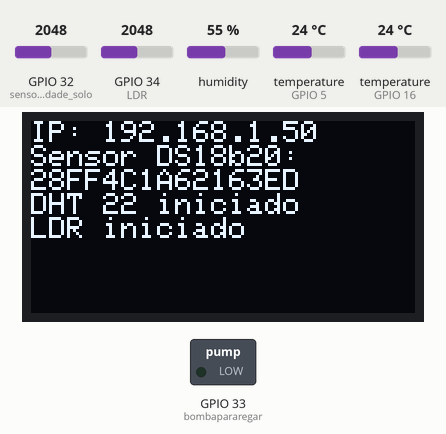
The sketch below on a simulated ESP32. Parts: 128×64 one-colour display, switched loads named in the sketch (green lamp = pin HIGH). Inputs (shaded band) come from the test bench; at power-on: GPIO 32 (sensor_humidade_solo) = 2048, GPIO 34 (LDR) = 2048, humidity 55 %, temperature (sensors on GPIO 5, GPIO 16) 24 °C. WiFi joins after 1.5 s; servers stay silent unless stated; the local clock reads 2024-03-15 10:24:30 at power-on unless the sketch sets it; no MQTT or app messages arrive unless stated; what the sketch prints to the serial monitor is not drawn.

Above: at 1.6 s.
At 7.0 s:
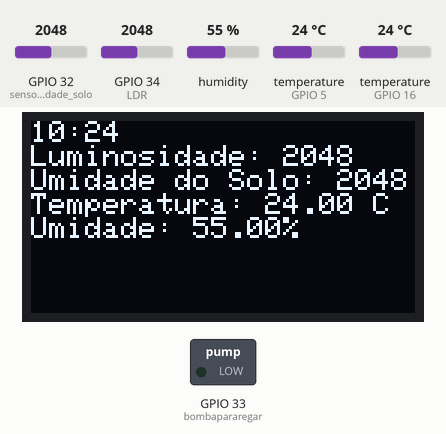
7.1 s: GPIO 32 (sensor_humidade_solo) set to 2951
At 9.4 s:
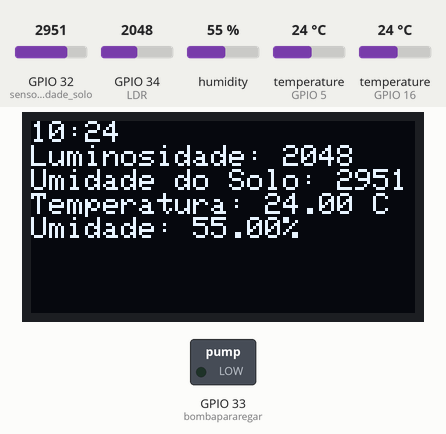
9.7 s: GPIO 32 (sensor_humidade_solo) set to 3040
At 12.1 s:
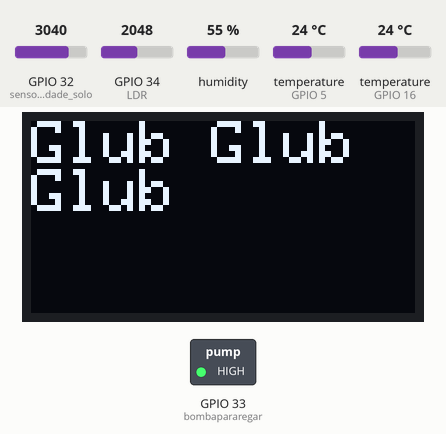
Timing chart, 0 to 13.6 s (numbered marks = the images above; inputs shaded):
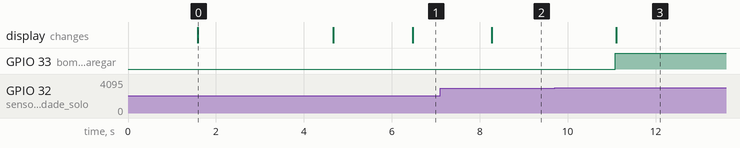

The sketch:

firmeware_final.ino
```cpp
//libs necessarias
#include "DHT.h"
#include <OneWire.h>
#include <DallasTemperature.h>
#include <Wire.h>
#include <Adafruit_GFX.h>
#include <Adafruit_SSD1306.h>
#include <WiFi.h>
#include "time.h"
#include <PubSubClient.h>
//-----------------------------------------------------------------------------------------------------------------//
//Relé para a bomba
#define bombapararegar 33
//----------------------------------------------------------------------------------------------------------------//
// Sensor DHT11
#define dhtpin 5
#define DHTTYPE DHT11
DHT dht(dhtpin, DHTTYPE,15);
//----------------------------------------------------------------------------------------------------------------//
//Sensor de temperatura DS18b20
#define sensor 16
OneWire onewire(sensor);
DallasTemperature sensors(&onewire);
DeviceAddress sensor1;
//---------------------------------------------------------------------------------------------------------------//
//LDR para incidencia
#define LDR 34
//---------------------------------------------------------------------------------------------------------------//
// Monitor Oled SSD1306 yellow and blue
#define SCREEN_WIDTH 128
#define SCREEN_HEIGHT 64
#define endereco_do_display 0x3C
#define OLED_RESET -1
Adafruit_SSD1306 display(SCREEN_WIDTH, SCREEN_HEIGHT, &Wire, OLED_RESET);
//--------------------------------------------------------------------------------------------------------------//
//WIFI
const char* ssid       = "SEU_SSID";
const char* password   = "SUA_SENHA";
WiFiClient wifiClient;
//--------------------------------------------------------------------------------------------------------------//
//RTC  do esp32
const char* ntpServer = "pool.ntp.org";
const long  gmtOffset_sec = -3*3600;
const int   daylightOffset_sec = 0;
//-------------------------------------------------------------------------------------------------------------//
//Sensor de umidade do solo
#define sensor_humidade_solo 32
//-------------------------------------------------------------------------------------------------------------//
//MQTT Client
#define ID_MQTT  "espcuidador"
const char* BROKER_MQTT = "test.mosquitto.org";
int BROKER_PORT = 1883;
PubSubClient MQTT(wifiClient);

void setup() {
  // put your setup code here, to run once:
  Serial.begin(115200);
  pinMode(bombapararegar,OUTPUT);
  inicia_dht();
  inicia_sensor_temp();
  start_wifi();
  set_horario();
  set_display();
  set_MQTT();


}

void loop() {
  // put your main code here, to run repeatedly:
  delay(1000);
  if(get_umidade_solo() >3000){
    rega_planta();
  }
  mantemConexoes();
  monta_dashboard();
  MQTT.loop();
}
//------------------------------------------------------------------------------------------------------------//
//Funções
//função que inicia o sensor e mostra o endereço
void mostra_endereco_sensor(DeviceAddress deviceAddress)
{
  for (uint8_t i = 0; i < 8; i++)
  {
    // Adiciona zeros se necessário
    if (deviceAddress[i] < 16) Serial.print("0");
    Serial.print(deviceAddress[i], HEX);
  }
}
void inicia_sensor_temp(){
  sensors.begin();
  // Localiza e mostra enderecos dos sensores
  Serial.println("Localizando sensores DS18B20...");
  Serial.print("Foram encontrados ");
  Serial.print(sensors.getDeviceCount(), DEC);
  Serial.println(" sensores.");
  if (!sensors.getAddress(sensor1, 0))
     Serial.println("Sensores nao encontrados !");
  // Mostra o endereco do sensor encontrado no barramento
  Serial.print("Endereco sensor: ");
  mostra_endereco_sensor(sensor1);
  Serial.println();
  Serial.println();
  }
//Função que retorna a temperatura do DS18b20
float get_temp(){
  sensors.requestTemperatures();
  return sensors.getTempC(sensor1);
  }
//Função que inicia o DHT11
void inicia_dht(){
  dht.begin();
  }
//Função que lê a umidade
float get_umidade(){
  float h = dht.readHumidity();
  return h;
  }
//Função que lê o LDR
int get_ldr(){
    return analogRead(LDR);
  }
 //Função que inicia o display e faz a dashboard inicial
 void set_display(){
  display.begin(SSD1306_SWITCHCAPVCC, endereco_do_display);
  display.clearDisplay();
  display.setTextColor(WHITE);
  display.setCursor(0,0);
  display.setTextSize(1);
  display.print("IP: ");
  display.print(WiFi.localIP());
 display.println("");
  display.print("Sensor DS18b20:");
  display.println("");
  for(int i=0 ; i<8 ;i++){
    display.print(sensor1[i],HEX);
  }
  display.println("");
  display.print("DHT 22 iniciado");
  display.println("");
  display.print("LDR iniciado");
  display.display();
  delay(3000);


  }

 void monta_dashboard(){
  display.clearDisplay();
  display.setTextColor(WHITE);
  display.setCursor(0,0);
  display.setTextSize(1);
  display.print(get_hora());
  display.println("");
  display.print("Luminosidade: ");
  display.print(get_ldr());
  display.println(" ");
  display.print("Umidade do Solo: ");
  display.print(get_umidade_solo());
  display.println();
  display.print("Temperatura: ");
  display.print(get_temp());
  display.print(" C");
  display.println("");
  display.print("Umidade: ");
  display.print(get_umidade());
  display.print("%");
  display.display();
  }
//pega o horario local
void set_horario(){
  configTime(gmtOffset_sec, daylightOffset_sec, ntpServer);
  }
String get_hora()
{
  struct tm timeinfo;
  if(!getLocalTime(&timeinfo)){
    Serial.println("Failed to obtain time");
  }
  String horario = (String)timeinfo.tm_hour + ":" +(String) timeinfo.tm_min;
  return horario;
}
//inicia Wifi
void start_wifi(){
  if (WiFi.status() == WL_CONNECTED) {
     return;
  }

  Serial.print("Conectando-se na rede: ");
  Serial.print(ssid);
  Serial.println("  Aguarde!");

  WiFi.begin(ssid, password); // Conecta na rede WI-FI
  while (WiFi.status() != WL_CONNECTED) {
      delay(100);
      Serial.print(".");
  }

  Serial.println();
  Serial.print("Conectado com sucesso, na rede: ");
  Serial.print(ssid);
  Serial.print("  IP obtido: ");
  Serial.println(WiFi.localIP());
}
 int get_umidade_solo(){
  return analogRead(sensor_humidade_solo);
}
void callback(char* topic, byte* payload, unsigned int length) {
  enviaValores(topic);
}
void set_MQTT(){
  MQTT.setServer(BROKER_MQTT, BROKER_PORT);
  MQTT.setCallback(callback);
  MQTT.connect(ID_MQTT);
  if(MQTT.connected()){
    MQTT.subscribe("esp/situacao");
    display.setTextColor(WHITE);
    display.setCursor(0,0);
    display.setTextSize(1);
    display.clearDisplay();
    display.print("Connectado ao Broker");
    display.display();
    }
  }
void mantemConexoes() {
    if (!MQTT.connected()) {
       conectaMQTT();
    }

    start_wifi(); //se não há conexão com o WiFI, a conexão é refeita
}
void conectaMQTT() {
    while (!MQTT.connected()) {
        Serial.print("Conectando ao Broker MQTT: ");
        Serial.println(BROKER_MQTT);

        if (MQTT.connect(ID_MQTT)) {
            Serial.println("Conectado ao Broker com sucesso!");
            MQTT.subscribe("esp/temp");
            MQTT.subscribe("esp/hum");
        }
        else {
            Serial.println("Noo foi possivel se conectar ao broker.");
            Serial.println("Nova tentatica de conexao em 10s");
            delay(10000);
        }
    }
}
void enviaValores(char* topico) {
  delay(300);
  Serial.println("Enviando msg");
  display.setTextColor(WHITE);
  display.setCursor(0,0);
  display.setTextSize(1);
  display.clearDisplay();
  display.print("Enviando os dados");
  display.display();
  if(strcmp(topico, "esp/situacao") ==0){
  String s = static_cast<String>(get_temp())+"/n"+static_cast<String>(get_umidade())+ "/n"+ (String)get_ldr()+ "/n"+get_hora()+"/n"+get_umidade_solo()+"/n";
  char p[s.length()];

    int i;
    for (i = 0; i < sizeof(p); i++) {
        p[i] = s[i];

    }
    MQTT.publish("retornatemp",p);
  }
}

void rega_planta(){
  digitalWrite(bombapararegar,HIGH);
  display.setTextColor(WHITE);
  display.setCursor(0,0);
  display.setTextSize(2);
  display.clearDisplay();
  display.print("Glub Glub Glub");
  display.display();
  MQTT.publish("regandoaplanta","Chuvendo na hortinha");
  delay(20000);

  digitalWrite(bombapararegar,LOW);
  }
```

Measured:
- the behaviour switches between 3000 and 3001 on GPIO 32 (sensor_humidade_solo) (found by bisection; images 2 and 3)
- after the input at 7.1 s, the display: changes after 1.2 s (image 2)
- after the input at 9.7 s, GPIO 33 (bombapararegar): LOW → HIGH after 1.4 s; the display: changes after 1.4 s (image 3)
- what the display in image 0 shows lasts 3.1 s, from 1.6 s to 4.7 s
